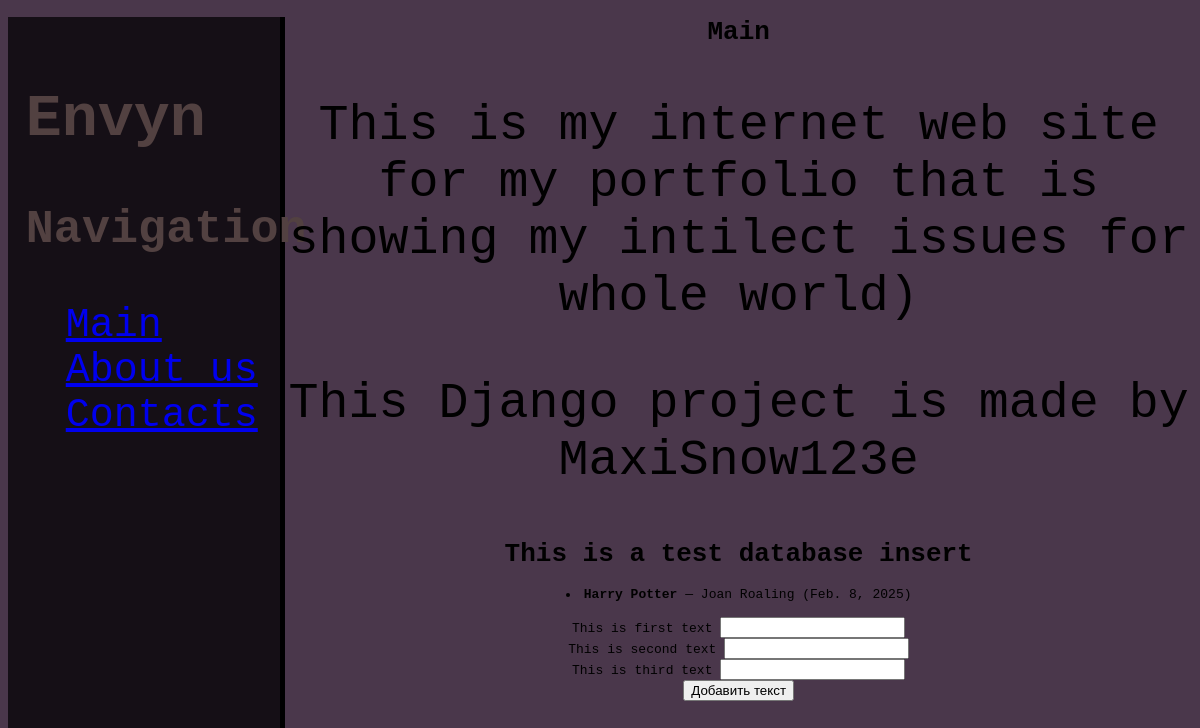
The app's page /, older data.
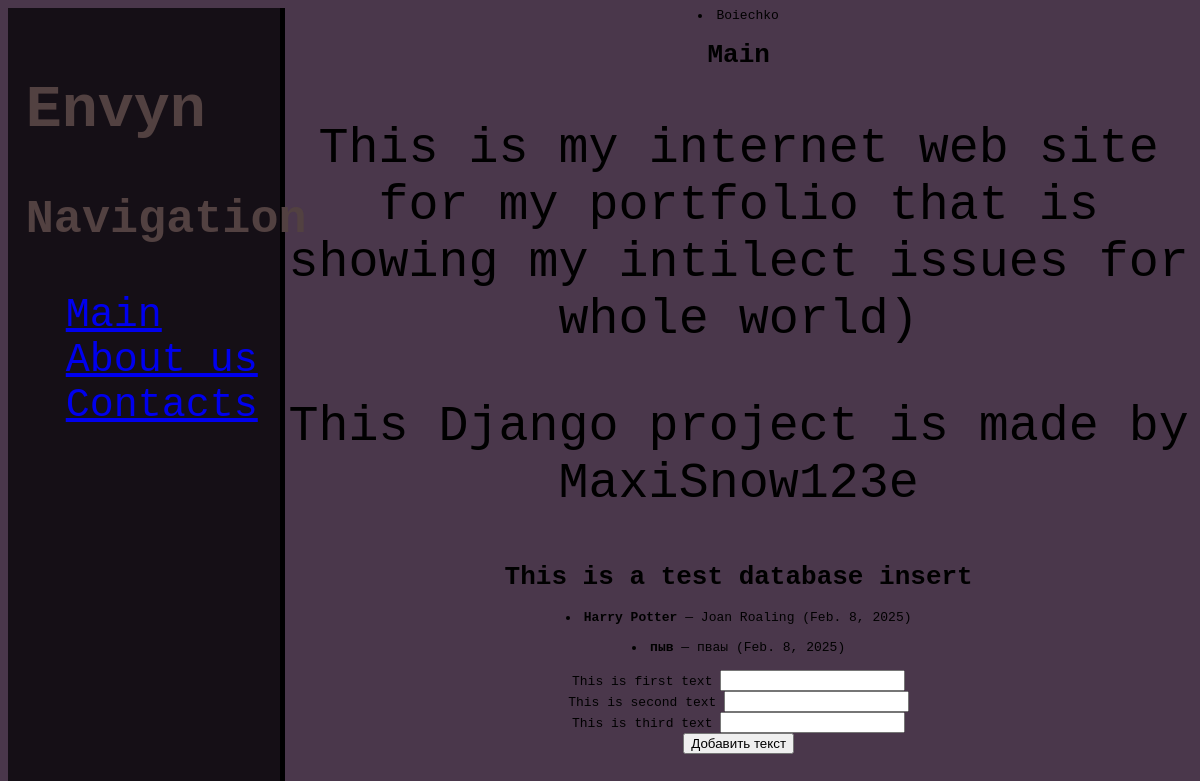
The same page, newer data.
### main/models.py (models this page shows)
class book(models.Model):
    title = models.CharField(max_length=200)
    author = models.CharField(max_length=100)
    published_date = models.DateField()

class teacher(models.Model):
    second_name = models.CharField(max_length=40)
    age = models.IntegerField(max_length=3)
    country = models.CharField(max_length=50)

### main/views.py (the view)
# urls.py: path('',views.index, name='main'),
def index(request):
    if request.method == "POST":
     text1 = request.POST.get("text1")
     text2 = request.POST.get("text2")
     text3 = request.POST.get("text3")
     test.objects.create(text1 = text1,text2 = text2, text3 = text3)
     return redirect("main")
    books = book.objects.all()
    teachers = teacher.objects.all()
    return render(request,'main/index.html',{'books': books,'teachers':teachers})

### main/templates/main/index.html (shortened to what this page needs)
{% extends "main/outlayer.html" %}
{% block center %}
<div class = "main">
{% for el in teachers %}
<li>
    {{el.second_name}}
</li>
{% endfor %}
<h1>Main</h1>
<p>This is my internet web site for my portfolio that is showing my intilect issues for whole world) </p>
<p>This Django project is made by MaxiSnow123e  </p>
<h1>This is a test database insert </h1>
{% for book in books %}
<li><strong>{{ book.title }}</strong> — {{ book.author }} ({{ book.published_date }})</li> <br>
{% endfor %}
</div>
<div class="get_info">
    <form action="" method="post">
    <label for="text1">This is first text</label>
    <input type="text" name="text1" id="text1"> <br>
    <label for="text2">This is second text</label>
    <input type="text" name="text2" id="text2"><br>
    <label for="text3">This is third text</label>
    <input type="text" name="text3" id="text3"><br>
    <button type="submit">Добавить текст</button>
    </form>
</div>
{% endblock  %}

### main/templates/main/outlayer.html (shortened to what this page needs)
{% load static %}
<!DOCTYPE html>
<html lang="en">
<head>
    <link rel="stylesheet" href="{% static "main/css/main.css" %}">
</head>
<body>
    <aside>
       <h1><span>Envyn</span></h1>
       <h3> Navigation </h3>
        <ul>
            <a href="{% url "main" %}">Main</a> <br>
            <a href="{% url "about" %}">About us</a> <br>
            <a href="{% url "newg" %}">Contacts</a> <br>
        </ul>
    </aside>
    <main>
    {% block center %}
    {% endblock  %}
    </main>
</body>
</html>

### main/static/main/css/main.css (style rules this page uses)
body { background-color: rgb(74, 55, 75); font-family: monospace; }
aside { float: left; background-color: rgb(21, 15, 22); width: 20%; padding: 1.5%; height: 100vh; color: #524141; border-right: 5px solid black; font-size: 40px; }
main { text-align: center; }
main p { font-size: 50px; }

Row changes from the older to the newer data that the page shows:
added teacher: second_name "Boiechko"
added book: title "пыв", author "пваы", published_date "Feb. 8, 2025"
